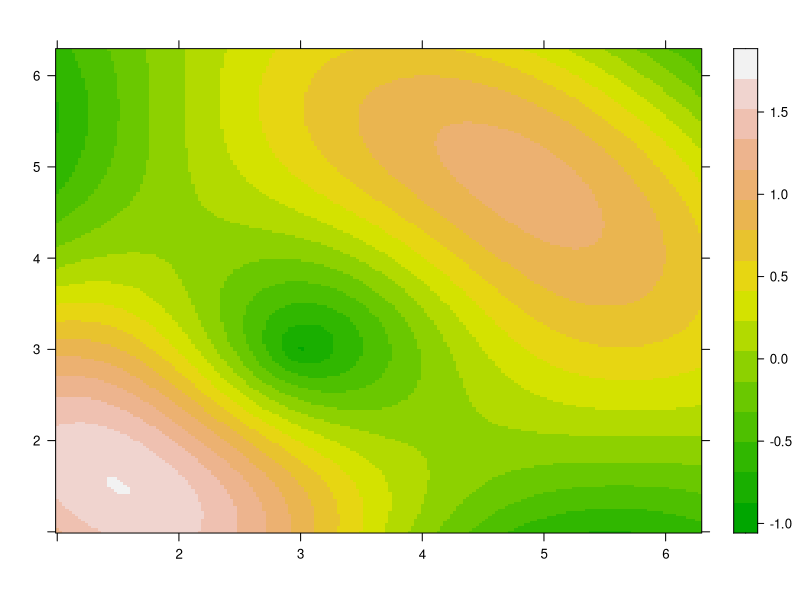

The R source for this figure:
library("lattice")

x <- seq(1, 2*pi, length.out=200)
y <- seq(1, 2*pi, length.out=200)

r1 <- as.vector(sqrt(outer(x^2, y^2, "+")))
r2 <- as.vector(sqrt(outer((x-3)^2, (y-3)^2, "+")))

grid <- expand.grid(x=x, y=y)
grid$z <- sin(r1) + sin(r2)

levelplot(z ~ x*y,
          data=grid,
          xlab="",
          ylab="",
          main="",
          col.regions = terrain.colors(100))
